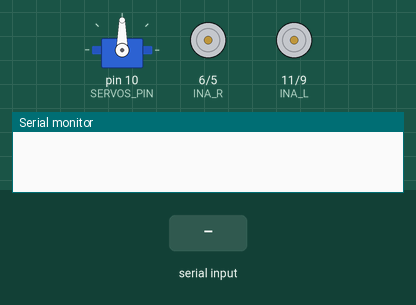
A sketch run on a simulated Arduino Uno, built with avr-gcc and run on an emulated ATmega328P. On the bench: servo, motor-driver pin pairs drawn as motors (green arrow = first pin HIGH = forward, orange = second pin HIGH = backward, longer = more drive, scaled by the enable pin), the last lines printed to the serial monitor. The inputs (shaded band) are chosen by the test bench.

Above: at 1.2 s.
1.3 s: byte 114 (114) received over Serial
At 2.5 s:
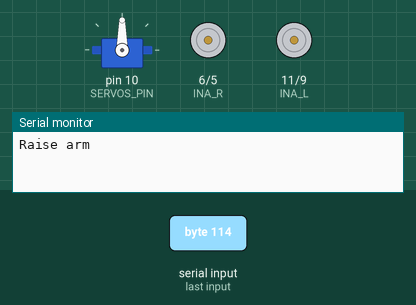
2.8 s: byte 102 (102) received over Serial
At 3.9 s:
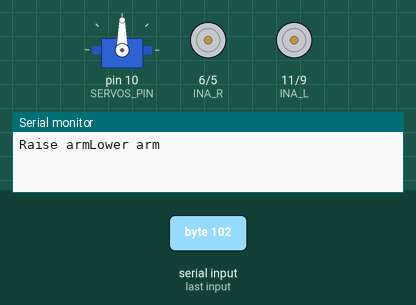
4.3 s: "w" received over Serial
At 5.2 s:
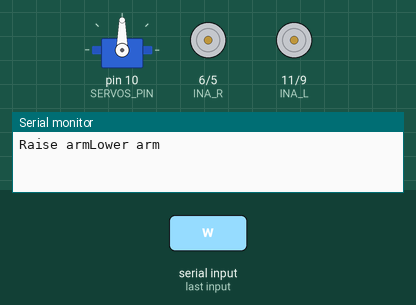
5.8 s: "s" received over Serial
At 6.3 s:
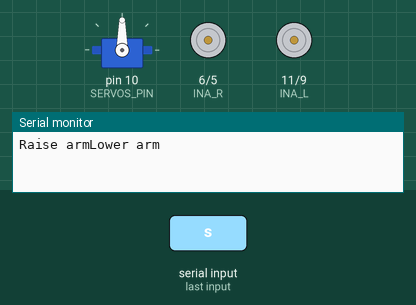
7.3 s: "a" received over Serial
At 8.5 s:
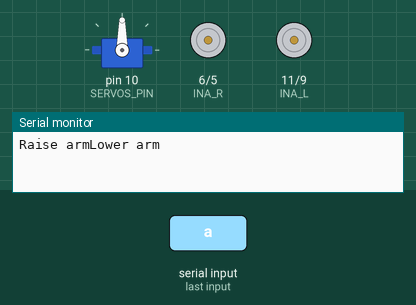
8.8 s: "d" received over Serial
At 9.8 s:
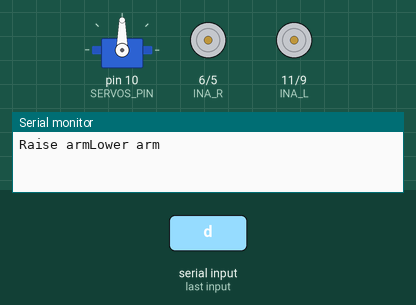
Timing chart, 0 to 11.3 s (numbered marks = the images above; inputs shaded):
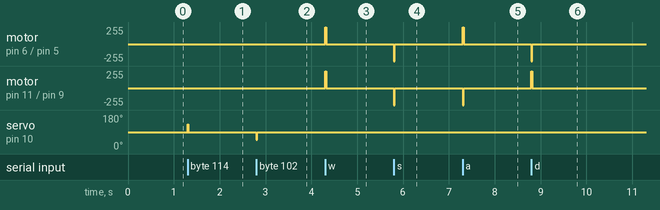

Measured:
- after the input at 1.3 s, servo on pin 10 (SERVOS_PIN): 90° → 130° at once, → 90° 0.02 s later
- after the input at 2.8 s, servo on pin 10 (SERVOS_PIN): 90° → 50° at once, → 90° 0.02 s later
- after the input at 4.3 s, motor on pin 6 (INA_R) / pin 5 (INB_R), motor on pin 11 (INA_L) / pin 9 (INB_L): stopped → forward 255/255 at once, → stopped 0.02 s later
- after the input at 5.8 s, motor on pin 6 (INA_R) / pin 5 (INB_R), motor on pin 11 (INA_L) / pin 9 (INB_L): stopped → backward 255/255 at once, → stopped 0.02 s later
- after the input at 7.3 s, motor on pin 6 (INA_R) / pin 5 (INB_R): stopped → forward 255/255 at once, → stopped 0.02 s later; motor on pin 11 (INA_L) / pin 9 (INB_L): stopped → backward 255/255 at once, → stopped 0.02 s later
- after the input at 8.8 s, motor on pin 6 (INA_R) / pin 5 (INB_R): stopped → backward 255/255 at once, → stopped 0.02 s later; motor on pin 11 (INA_L) / pin 9 (INB_L): stopped → forward 255/255 at once, → stopped 0.02 s later

The sketch:

mec_2018.ino
```cpp
#include <Servo.h>

// enable pins
const int EN_L = 8;
const int EN_R = 3;

// left motor
const int INA_L = 11;
const int INB_L = 9;

// right motor
const int INA_R = 6;
const int INB_R = 5;

// speed
int currentSpeed = 255;

// servos variables
Servo servos1;
int SERVOS_PIN = 10;

// Serial Variables
int incomingByte = 0;

void setup() {
        Serial.begin(9600);

        servos1.attach(SERVOS_PIN);
        servos1.write(90);

        pinMode(INA_L, OUTPUT);
        pinMode(INB_L, OUTPUT);
        pinMode(EN_L, OUTPUT);

        pinMode(INA_R, OUTPUT);
        pinMode(INB_R, OUTPUT);
        pinMode(EN_R, OUTPUT);
}

void loop() {
  if (Serial.available() > 0) {
    incomingByte = Serial.read();
    if (incomingByte == 119) { // w
      forward();
    }
    if (incomingByte == 115) { // s
      backward();
    }

    if (incomingByte == 97) { //a
      turnLeft();
    }

    if (incomingByte == 100) { //d
      turnRight();
    }

    if (incomingByte == 112) { //p
      increaseSpeed();
    }

    if (incomingByte == 108) { //l
      decreaseSpeed();
    }

    if (incomingByte == 114) { //r
      raiseArm();
    }

    if (incomingByte == 102) { //f
      lowerArm();
    }

    if (incomingByte == 32) { // spacebar
      raiseArmFast();
    }

    delay(20);
    stopMotors();
  }
}

void forward() {
  digitalWrite(EN_L, HIGH);
  analogWrite(INA_L, 255);
  analogWrite(INB_L, 0);

  digitalWrite(EN_R, HIGH);
  analogWrite(INA_R, currentSpeed);
  analogWrite(INB_R, 0);
}

void backward() {
  digitalWrite(EN_L, HIGH);
  analogWrite(INA_L, 0);
  analogWrite(INB_L, 255);

  digitalWrite(EN_R, HIGH);
  analogWrite(INA_R, 0);
  analogWrite(INB_R, currentSpeed);
}

void turnLeft() {
  digitalWrite(EN_L, HIGH);
  analogWrite(INA_L, 0);
  analogWrite(INB_L, 255);

  digitalWrite(EN_R, HIGH);
  analogWrite(INA_R, currentSpeed);
  analogWrite(INB_R, 0);
}

void turnRight() {
  digitalWrite(EN_L, HIGH);
  analogWrite(INA_L, 255);
  analogWrite(INB_L, 0);

  digitalWrite(EN_R, HIGH);
  analogWrite(INA_R, 0);
  analogWrite(INB_R, currentSpeed);
}

void stopMotors() {
  digitalWrite(EN_L, LOW);
  analogWrite(INA_L, 0);
  analogWrite(INB_L, 0);

  digitalWrite(EN_R, LOW);
  analogWrite(INA_R, 0);
  analogWrite(INB_R, 0);
}

void lowerArm() {
  Serial.print("Lower arm");
  servos1.write(50);
  delay(15);
  servos1.write(90);
}

void raiseArm() {
  Serial.print("Raise arm");
  servos1.write(130);
  delay(15);
  servos1.write(90);
}

void raiseArmFast() {
  Serial.print("Raise arm");
  servos1.write(130);
  delay(60);
  servos1.write(90);
}

void increaseSpeed() {
  if (currentSpeed < 255) {
    currentSpeed+=5;
  }
  Serial.print("Current speed: ");
  Serial.println(currentSpeed);
}

void decreaseSpeed() {
  if (currentSpeed > 100) {
    currentSpeed-=5;
  }
  Serial.print("Current speed: ");
  Serial.println(currentSpeed);
}
```
